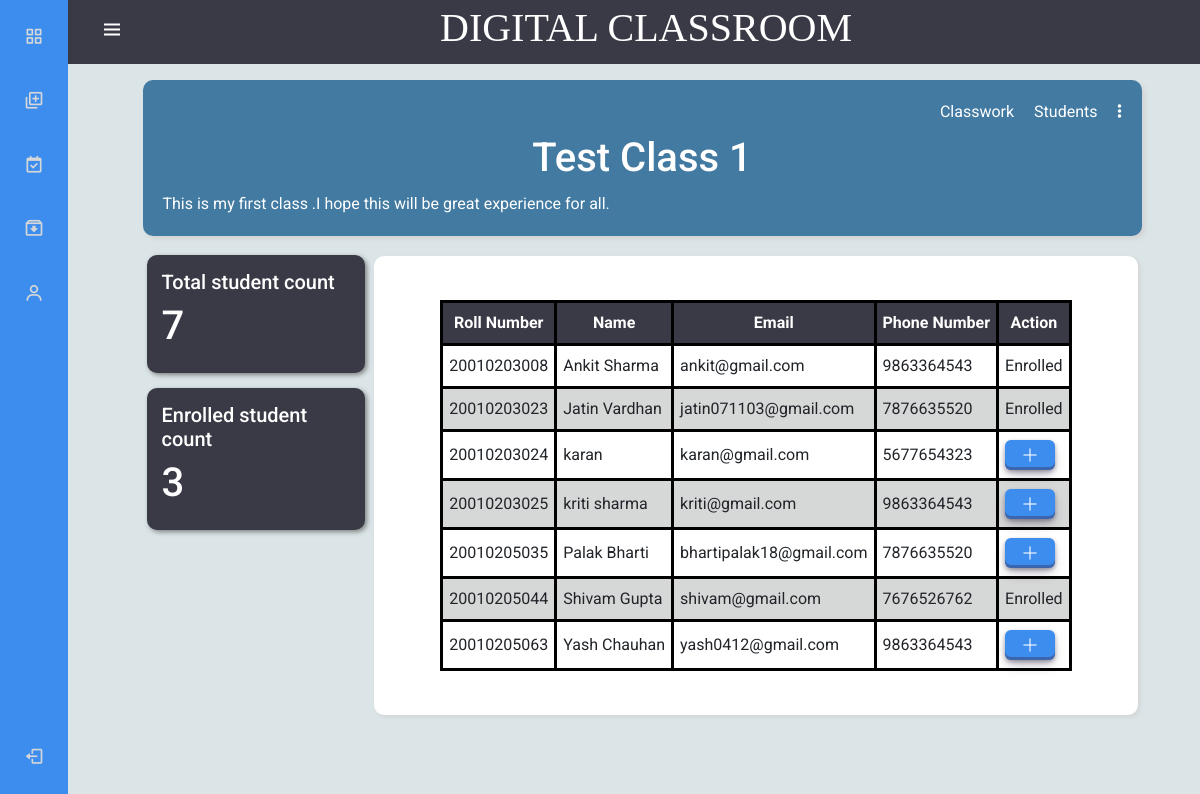
Page /Teacher/studentInfo.php?class_id=17 (signed in) on the committed database.
### tables this page shows
CREATE TABLE `classes` (
  `course_id` int(5) NOT NULL,
  `course_name` varchar(50) NOT NULL,
  `dpt_id` int(5) NOT NULL,
  `semester` int(3) NOT NULL,
  `teacher_id` int(5) NOT NULL,
  `class_code` varchar(7) NOT NULL,
  `total_taken_classes` int(5) NOT NULL DEFAULT 0,
  `description` varchar(150) NOT NULL,
  `background` varchar(30) NOT NULL,
  `archive` int(3) NOT NULL DEFAULT 0
);

CREATE TABLE `students` (
  `student_rollno` varchar(20) NOT NULL,
  `student_name` varchar(40) NOT NULL,
  `student_email` varchar(40) NOT NULL,
  `student_password` varchar(30) NOT NULL,
  `dpt_id` int(5) NOT NULL,
  `semester` int(5) NOT NULL,
  `phone_number` bigint(15) NOT NULL,
  `Role` int(2) NOT NULL DEFAULT 3
);

### Teacher/studentInfo.php (the view, shortened to what this page needs)
<?php
include '../Home/Connection.php';
include "navbar.php";
$row = $errorMsg = $succMsg = $class_id = "";
if (isset($_GET['class_id'])) {
    $class_id = $conn->real_escape_string($_GET['class_id']);
    $sql = "SELECT * FROM classes WHERE course_id=?";
    $stmt = $conn->prepare($sql);
    $stmt->bind_param("i", $class_id);
    $stmt->execute();
    $result = $stmt->get_result();
    if ($result->num_rows == 1) {
        $row = $result->fetch_assoc();
    } else {
        $errorMsg = "No record found...";
    }
} else {
    $errorMsg = "No id provided...";
}
$dpt_id = $row['dpt_id'];
$sem_id = $row['semester'];
$classsql = "SELECT COUNT(*) FROM students WHERE dpt_id=$dpt_id AND semester=$sem_id";
$classstmt = $conn->prepare($classsql);
$classstmt->execute();
$classresult = $classstmt->get_result();
$result1 = $classresult->fetch_assoc();
$classsql = "SELECT COUNT(*) FROM join_class WHERE class_id=$class_id ";
$classstmt = $conn->prepare($classsql);
$classstmt->execute();
$classresult = $classstmt->get_result();
$result2 = $classresult->fetch_assoc();
$sql = "SELECT students.* FROM students
WHERE dpt_id=? AND semester=?";
$stmt = $conn->prepare($sql);
$stmt->bind_param("ii", $dpt_id, $sem_id);
$stmt->execute();
$r2 = $stmt->get_result();
?>
<!DOCTYPE html>
<html lang="en">
<head>
    <link rel="stylesheet" href="style1.css?<?php echo time(); ?>">
    <link href="https://cdn.jsdelivr.net/npm/bootstrap@5.0.2/dist/css/bootstrap.min.css" rel="stylesheet" />
</head>
<body>
    <main>
        <div class="container col-11 ">
            <div class="class-card" style=" background-color: <?php echo $row['background']; ?>;">
                <div class="bar">
                    <ul class="options">
                        <?php
                        if ($row['archive'] == 0) {
                        ?>
                            <a href="class.php?class_id=<?php echo $class_id; ?>">
                                <li class="li"> Classwork</li>
                            </a>
                            <a href="studentInfo.php?class_id=<?php echo $class_id; ?>">
                                <li class="li"> Students</li>
                            </a>
                            <li class="li"> <a href="#" id="dropdownMenuButton2" data-bs-toggle="dropdown" aria-expanded="false">
                                    <i class="fas fa-ellipsis-v"></i>
                                </a>
                            </li>
                        <?php
                        }
                        ?>
                    </ul>
                </div>
                <h1><?php echo $row['course_name']; ?></h1>
                <p><?php echo $row['description']; ?></p>
            </div>
            <section class="p-1">
                <aside style="width:22%">
                    <div class="class_work" onclick="showBox('box1')">
                        <h5>Total student count</h5>
                        <h1><?php echo $result1['COUNT(*)']; ?></h1>
                    </div>
                    <div class="class_work" onclick="showBox('box2')">
                        <h5>Enrolled student count</h5>
                        <h1><?php echo $result2['COUNT(*)']; ?></h1>
                    </div>
                </aside>
                <div class="class_box" id="box1">
                    <?php
                    if ($r2->num_rows > 0) {
                    ?>
                        <table class="my-4">
                            <thead>
                                <tr>
                                <th>Roll Number</th>
                                    <th>Name</th>
                                    <th>Email</th>
                                    <th>Phone Number</th>
                                    <th>Action</th>
                                </tr>
                            </thead>
                            <?php while ($row = $r2->fetch_assoc()) { ?>
                                <tr>
                                <td><?php echo $row['student_rollno']; ?></td>
                                    <td><?php echo $row['student_name']; ?></td>
                                    <td><?php echo $row['student_email']; ?></td>
                                    <td><?php echo $row['phone_number']; ?></td>
                                    <td>
                                        <?php
                                        $enrolled = false;
                                        $enrollmentQuery = "SELECT * FROM join_class WHERE class_id=? AND std_id=?";
                                        $enrollmentStmt = $conn->prepare($enrollmentQuery);
                                        $enrollmentStmt->bind_param("ii", $class_id, $row['student_rollno']);
                                        $enrollmentStmt->execute();
                                        $enrollmentResult = $enrollmentStmt->get_result();
                                        if ($enrollmentResult->num_rows > 0) {
                                            $enrolled = true;
                                        }
                                        ?>
                                        <?php if ($enrolled) : ?>
                                            <span>Enrolled</span>
                                        <?php else : ?>
                                            <a href="<?php echo $_SERVER['PHP_SELF']; ?>?enroll_id=<?php echo $row['student_rollno']; ?>&class_id=<?php echo $class_id; ?>" class="btn1"><i class="bi bi-plus-lg"></i></a>
                                        <?php endif; ?>
                                    </td>
                                </tr>
                        <?php
                            }
                        } else {
                            echo "<h4> No Student Found....</h4>";
                        }
                        ?>
                        </table>
                </div>
            </section>
        </div>
    </main>
</body>
</html>

### Teacher/style1.css (style rules this page uses)
body { background-color: #dbe5e8 !important; font-family: "Roboto", sans-serif !important; }
.container { margin-top: 80px !important; margin-bottom: 20px !important; }
.btn1 { align-items: center !important; background-color: #3d8def !important; border: 0 !important; border-radius: 6px !important; box-shadow: rgba(45, 35, 66, 0.4) 0 2px 4px, rgba(45, 35, 66, 0.3) 0 7px 13px -3px, rgba(58, 65, 111, 0.5) 0 -3px 0 inset !important; color: #fff !important; cursor: pointer !important; display: inline-flex !important; height: 40px !important; justify-content: center !important; padding: 0 16px !important; text-align: left !important; transition: box-shadow 0.15s, transform 0.15s !important; will-change: box-shadow, transform !important; font-size: 18px !important; text-decoration: none !important; }
.class-card { box-shadow: 3px 3px 5px lightgray; padding: 10px; border: none; border-radius: 10px; transition: ease-in-out 0.3s; }
main { height: 100vh !important; overflow-y: auto !important; }
.class-card h1 { margin-bottom: 5px; text-align: center; color: white !important; }
.class-card p { margin: 10px; color: white; }
.class-card .options { display: flex; margin: 0; list-style: none; justify-content: right; }
.class-card .li { padding: 10px; }
.class-card a,.class_code a { text-decoration: none; color: white; transition: ease-in-out 0.2s; }
section { display: flex; justify-content: space-between; }
.class_work { padding: 15px; background-color: rgb(58, 58, 70); border-radius: 10px; color: white; margin: 15px 0; box-shadow: 2px 2px 5px gray; transition: ease-in-out 0.3s; }
.class_box { width: 72%; background-color: white !important; margin: 16px 0; padding: 20px; box-shadow: 2px 2px 5px lightgray; border-radius: 10px; height: auto; }
table { margin: auto !important; }
table, td, th { border: 3px solid rgb(0, 0, 0) !important; border-collapse: collapse !important; padding:8px 6px !important; }
thead tr { background-color: rgb(58, 58, 70) !important; color: white !important; text-align: center !important; }
tbody tr:nth-child(odd) { background-color: white !important; }
tbody tr:nth-child(even) { background-color: rgb(214, 215, 215) !important; }

### Teacher/navbar.php (style rules this page uses)
:root { --header-height: 3rem; --nav-width: 68px; --first-color: #3d8def; --first-color-light: rgb(214, 215, 215); --white-color: white; --body-font: "Nunito", sans-serif; --normal-font-size: 1rem; --z-fixed: 100; }
body { margin: var(--header-height) 0 0 0; font-family: 'Roboto', sans-serif !important; font-size: var(--normal-font-size); transition: 0.5s; }
@media screen and (min-width: 300px) { body { margin: calc(var(--header-height) + 1rem) 0 0 0; padding-left: calc(var(--nav-width) + 1rem); position: fixed; z-index: -1; width: 100%; } }

### Teacher/studentInfo.php (style rules this page uses)
.btn1 { height: 30px !important; }
.class_box { width:77% !important; }

### rows in the picture
classes: course_name "Test Class 1", description "This is my first class .I hope this will be great experience for all."
students: student_rollno "20010203008", student_name "Ankit Sharma", student_email "ankit@gmail.com", phone_number "9863364543", shows "Enrolled"
students: student_rollno "20010203023", student_name "Jatin Vardhan", student_email "jatin071103@gmail.com", phone_number "7876635520", shows "Enrolled"
students: student_rollno "20010203024", student_name "karan", student_email "karan@gmail.com", phone_number "5677654323"
students: student_rollno "20010203025", student_name "kriti sharma", student_email "kriti@gmail.com", phone_number "9863364543"
students: student_rollno "20010205035", student_name "Palak Bharti", student_email "bhartipalak18@gmail.com", phone_number "7876635520"
students: student_rollno "20010205044", student_name "Shivam Gupta", student_email "shivam@gmail.com", phone_number "7676526762", shows "Enrolled"
students: student_rollno "20010205063", student_name "Yash Chauhan", student_email "yash0412@gmail.com", phone_number "9863364543"

### other values in the picture
$result1['COUNT(*)'] "7"
$result2['COUNT(*)'] "3"
